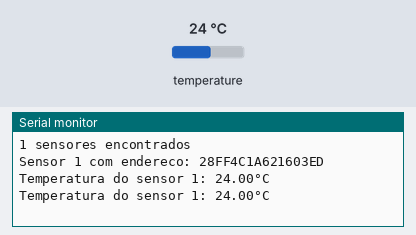
Bench run of a program on a simulated ESP32. Shown: the last lines printed to the serial monitor. The inputs (shaded band) are chosen by the test bench; at power-on: temperature 24 °C.

Above: at 3.3 s.
3.4 s: temperature set to 12 °C
At 5.4 s:
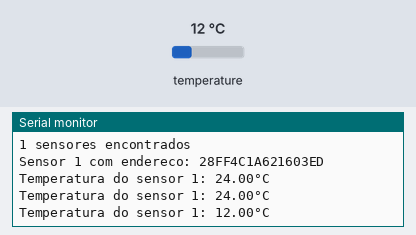
5.9 s: temperature set to 19 °C
At 7.2 s:
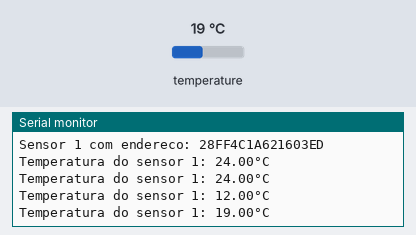
Timing chart, 0 to 8.9 s (numbered marks = the images above; inputs shaded):
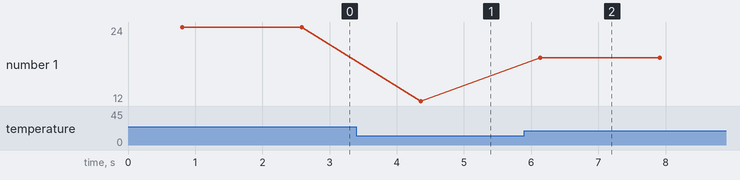

The program:

main.cpp
```cpp
#include <Arduino.h>
#include <DallasTemperature.h>
#include <OneWire.h>

const int ONE_WIRE_BUS = 4;

OneWire oneWire(ONE_WIRE_BUS);

DallasTemperature sensors(&oneWire);

int numberOfDevices;

DeviceAddress tempDevicesAddress;

void printAddress(DeviceAddress deviceAddress) {
  for (uint8_t i = 0; i < 8; i++){
    if (deviceAddress[i] < 16) Serial.print("0");
      Serial.print(deviceAddress[i], HEX);
  }
}

void setup(){
  Serial.begin(9600);
  sensors.begin();

  numberOfDevices = sensors.getDeviceCount();

  Serial.println();
  Serial.print(numberOfDevices,DEC);
  Serial.println(" sensores encontrados");

  for(int i = 0; i < numberOfDevices; i++){
    if(sensors.getAddress(tempDevicesAddress, i)){
      Serial.printf("Sensor %d com endereco: ", i+1);
      printAddress(tempDevicesAddress);
      Serial.println();
    }
    else{
      Serial.printf("Sensor %d com problema. Verifique a alimentacao e os cabos\n", i+1);
    }
  }
}
void loop(){
  sensors.requestTemperatures();
  for(int i = 0; i<numberOfDevices; i++) {
    if(sensors.getAddress(tempDevicesAddress,i)){
      float TempC = sensors.getTempCByIndex(i);
      Serial.printf("Temperatura do sensor %d: %.2f°C\n", i+1, TempC);
    }
  }
  delay(1000);
}
```

Measured:
- after the input at 3.4 s, the serial monitor: prints a new line after 0.96 s (image 1)
- after the input at 5.9 s, the serial monitor: prints a new line after 0.24 s (image 2)
- plotted number 1: 24 → 12 after the input at 3.4 s, 12 → 19 after the input at 5.9 s
